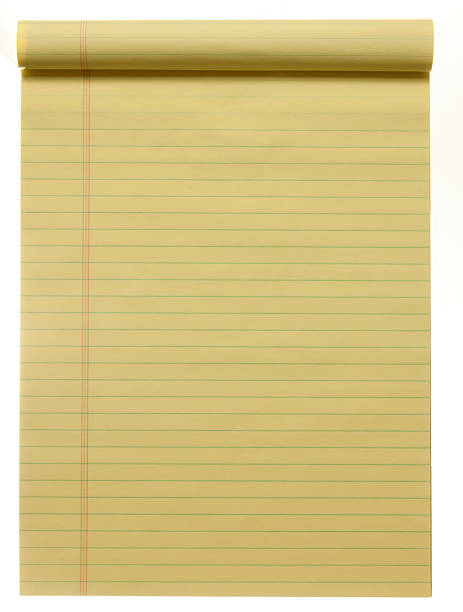
#> input picture yellow pad.jpg, 463 x 612 px
$ python -i image_processing.py   (imports and definitions only)
#> lines starting #> are read from the running program, lines starting #| are printed output that depends on the picture; after the words box and inside, x2 and y2 are one past the last pixel; in counts of white or black regions, pixels touching at a corner belong together
import cv2
import numpy as np
import logging

logger = logging.getLogger("chexam.image_processing")
# [6 lines not run here, left out]

def process_document_pipeline(image, debug_save_path=None, debug=False):
    """
    Process document image with the following pipeline:
    original > gray > threshold > contour > biggest contour > warp perspective > warp gray

    Args:
        image: Input image (BGR format)
        debug_save_path: Path to save debug images (optional)
        debug: Whether to save debug images and log debug info

    Returns:
        warped_color: Color version of the warped document
        warped_gray: Grayscale version of the warped document
        sheet_pts: Four corner points of the detected document (ordered)
    """
    original = image.copy()

    if debug:
        logger.setLevel(logging.DEBUG)
    else:
        logger.setLevel(logging.ERROR)

    # 1. Convert to grayscale
    gray = cv2.cvtColor(image, cv2.COLOR_BGR2GRAY)

    if debug and debug_save_path:
        cv2.imwrite(debug_save_path.replace('.png', '_1_gray.png'), gray)

    # 2. Apply Gaussian blur to reduce noise
    blurred = cv2.GaussianBlur(gray, (5, 5), 0)

    if debug and debug_save_path:
        cv2.imwrite(debug_save_path.replace('.png', '_2_blurred.png'), blurred)

    # 3. Apply Canny edge detection
    edges = cv2.Canny(blurred, 75, 200)

    # 4. Apply dilation and erosion to strengthen the edges
    kernel = np.ones((5, 5), np.uint8)
    dilated = cv2.dilate(edges, kernel, iterations=2)
    edges = cv2.erode(dilated, kernel, iterations=1)

    if debug and debug_save_path:
        cv2.imwrite(debug_save_path.replace('.png', '_3_thresh.png'), edges)

    # 5. Find contours
    contours, _ = cv2.findContours(edges, cv2.RETR_EXTERNAL, cv2.CHAIN_APPROX_SIMPLE)


    contour_vis = image.copy()

    if debug:
        cv2.drawContours(contour_vis, contours, -1, (0, 255, 0), 2)

    # 6. Find the largest quadrilateral contour (the document)
    max_area = 0
    biggest_contour = None

    for contour in contours:
        area = cv2.contourArea(contour)


        if area < 1000:
            continue

        peri = cv2.arcLength(contour, True)
        approx = cv2.approxPolyDP(contour, 0.02 * peri, True)


        if len(approx) == 4 and area > max_area:
            biggest_contour = approx
            max_area = area

    if biggest_contour is None:
        logger.warning("No suitable document contour found, using full image")
        h, w = image.shape[:2]
        sheet_pts = np.array([[0, 0], [w, 0], [w, h], [0, h]], dtype=np.float32)

        if debug and debug_save_path:
            cv2.imwrite(debug_save_path.replace('.png', '_4_no_contour.png'), image)

        warped_color = image.copy()
        warped_gray = gray.copy()
        warped_thresh = cv2.adaptiveThreshold(warped_gray, 255, cv2.ADAPTIVE_THRESH_GAUSSIAN_C,
                                             cv2.THRESH_BINARY, 11, 2)

        return warped_color, warped_gray, None

    # Reorder the points / perspective transformation
    sheet_pts = order_points(biggest_contour.reshape(4, 2))

    if debug and debug_save_path:
        cv2.drawContours(contour_vis, [biggest_contour], -1, (0, 255, 0), 3)
        cv2.imwrite(debug_save_path.replace('.png', '_4_contour.png'), contour_vis)

    # 7. Apply perspective transform to get a top-down view
    warped_color = four_point_transform(original, sheet_pts)

    # 8. Convert warped image to grayscale
    warped_gray = cv2.cvtColor(warped_color, cv2.COLOR_BGR2GRAY)

    if debug and debug_save_path:
        cv2.imwrite(debug_save_path.replace('.png', '_5_warped_color.png'), warped_color)
        cv2.imwrite(debug_save_path.replace('.png', '_6_warped_gray.png'), warped_gray)

    # 9. Enhance the warped grayscale image for better visualization
    clahe = cv2.createCLAHE(clipLimit=2.0, tileGridSize=(8, 8))
    warped_gray_enhanced = clahe.apply(warped_gray)

    if debug and debug_save_path:
        cv2.imwrite(debug_save_path.replace('.png', '_6_5_enhanced.png'), warped_gray_enhanced)

    if debug and debug_save_path:
        cv2.imwrite(debug_save_path.replace('.png', '_5_warped_color.png'), warped_color)
        cv2.imwrite(debug_save_path.replace('.png', '_6_warped_gray.png'), warped_gray)

    warped_color, warped_gray = correct_orientation(warped_color, warped_gray, debug_save_path, debug)

    return warped_color, warped_gray, sheet_pts


def correct_orientation(color_image, gray_image, debug_save_path=None, debug=False):
    """
    Detect and correct the orientation of the image to ensure it's upright.

    Args:
        color_image: Color version of the image to correct
        gray_image: Grayscale version of the image to correct
        debug_save_path: Path to save debug images (optional)
        debug: Whether to save debug images and log debug info

    Returns:
        corrected_color: Color version of the corrected image
        corrected_gray: Grayscale version of the corrected image
    """
    height, width = gray_image.shape

    is_portrait = height > width

    if not is_portrait:
        logger.info("Image is in landscape orientation, rotating to portrait")
        corrected_color = cv2.rotate(color_image, cv2.ROTATE_90_CLOCKWISE)
        corrected_gray = cv2.rotate(gray_image, cv2.ROTATE_90_CLOCKWISE)

        if debug and debug_save_path:
            cv2.imwrite(debug_save_path.replace('.png', '_7_rotated_color.png'), corrected_color)
            cv2.imwrite(debug_save_path.replace('.png', '_8_rotated_gray.png'), corrected_gray)
    else:
        corrected_color = color_image
        corrected_gray = gray_image


    if debug and debug_save_path:
        cv2.imwrite(debug_save_path.replace('.png', '_9_final_color.png'), corrected_color)
        cv2.imwrite(debug_save_path.replace('.png', '_10_final_gray.png'), corrected_gray)

    return corrected_color, corrected_gray


def detect_sheet_edges(image, debug_save_path=None, debug=False):
    """
    Detect the edges of a bubble sheet in an image.
    Returns the four points of the sheet or None if not found.
    """
    _, _, sheet_pts = process_document_pipeline(image, debug_save_path, debug)
    return sheet_pts

def find_document_corners(edge_img):
    """
    Find the four corners of a document in an edge image.
    Returns the four corners or None if not found.
    """
    logger.warning("find_document_corners is deprecated, use process_document_pipeline instead")
    return None


def validate_corners(corners, img_shape):
    """
    Validate that corners are within image bounds and form a reasonable quadrilateral.
    """
    logger.warning("validate_corners is deprecated, use process_document_pipeline instead")
    return False


# This function was removed as Tesseract OCR has been replaced by Gemini Vision API

def four_point_transform(image, pts):
    rect = order_points(pts)
    (tl, tr, br, bl) = rect
    widthA = np.linalg.norm(br - bl)
    widthB = np.linalg.norm(tr - tl)
    maxWidth = max(int(widthA), int(widthB))
    heightA = np.linalg.norm(tr - br)
    heightB = np.linalg.norm(tl - bl)
    maxHeight = max(int(heightA), int(heightB))
    dst = np.array([
        [0, 0],
        [maxWidth - 1, 0],
        [maxWidth - 1, maxHeight - 1],
        [0, maxHeight - 1]], dtype = 'float32')
    M = cv2.getPerspectiveTransform(rect, dst)
    warped = cv2.warpPerspective(image, M, (maxWidth, maxHeight))
    return warped

def order_points(pts):
    pts = np.array(pts)
    sorted_by_y = pts[np.argsort(pts[:, 1])]
    top = sorted_by_y[:2]
    bottom = sorted_by_y[2:]
    top = top[np.argsort(top[:, 0])]
    bottom = bottom[np.argsort(bottom[:, 0])]
    # Order: top-left, top-right, bottom-right, bottom-left
    return np.array([top[0], top[1], bottom[1], bottom[0]], dtype='float32')

>>> import cv2
>>> picture = cv2.imread('../../yellow pad.jpg')
#> picture is the input picture: shape (612, 463, 3); mean B, G, R 140.4, 199.1, 215.8
>>> result = process_document_pipeline(picture)
#> in process_document_pipeline, `gray = cv2.cvtColor(image, cv2.COLOR_BGR2GRAY)`:
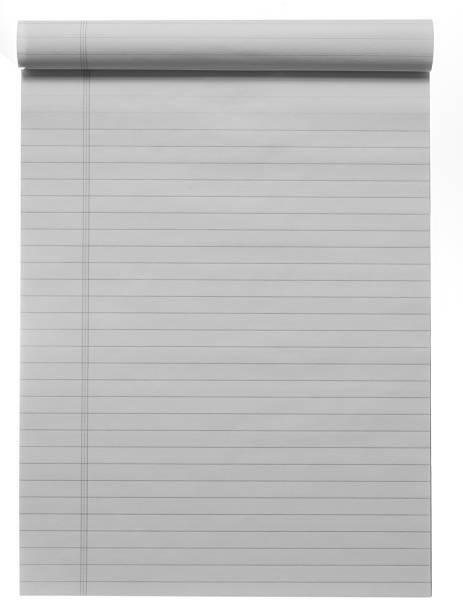
#> gray: shape (612, 463); min 50, max 255, mean 197.4
#> in process_document_pipeline, `edges = cv2.Canny(blurred, 75, 200)`:
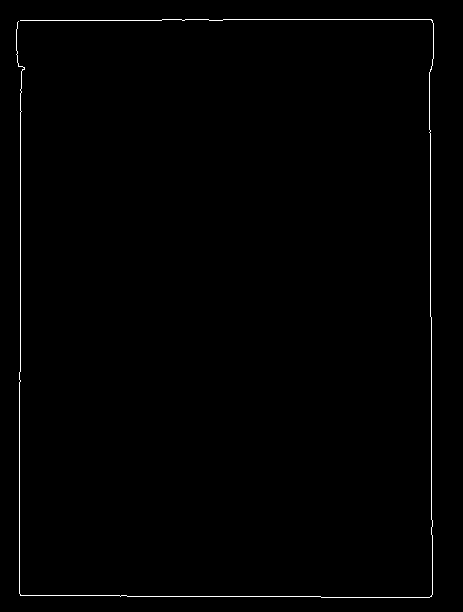
#> edges: shape (612, 463); 0.7% white in thin lines or dots, all inside (x1, y1, x2, y2) = (16, 19, 434, 598)
#> in process_document_pipeline, `dilated = cv2.dilate(edges, kernel, iterations=2)`:
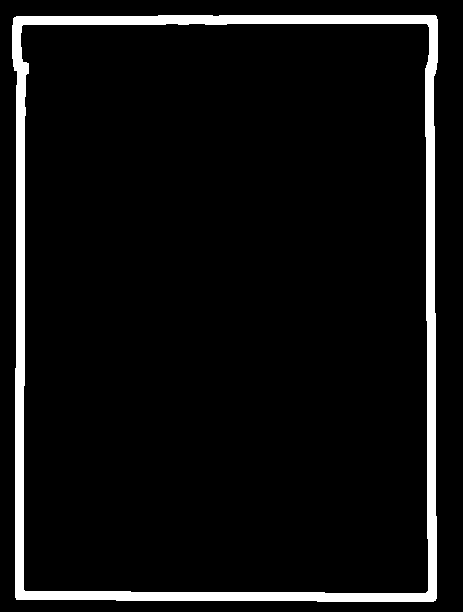
#> dilated: shape (612, 463); 6.4% white; 1 white region, box (x1, y1, x2, y2) and area: (12, 15, 438, 602) 18093
#> in process_document_pipeline, `edges = cv2.erode(dilated, kernel, iterations=1)`:
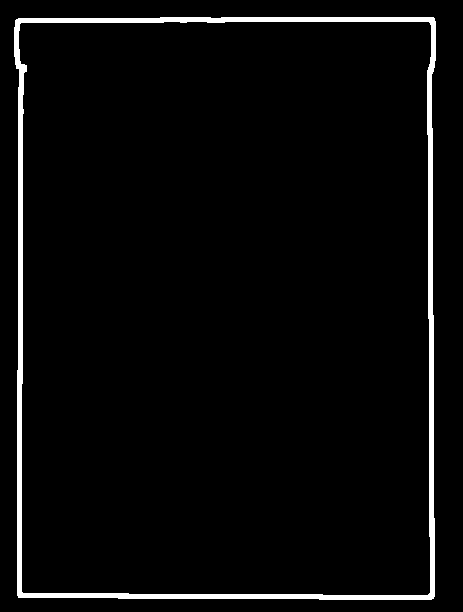
#> edges: shape (612, 463); 3.6% white; 1 white region
#> in process_document_pipeline, `contours, _ = cv2.findContours(edges, cv2.RETR_EXTERNAL, cv2.CHAIN_APP..`: contours = 1 contour; box (x1, y1, x2, y2) and area: (14, 17, 436, 600) 241230
#> the loop in process_document_pipeline, `for contour in contours:` made 1 pass
#> (area, peri, biggest_contour, max_area) on pass 1: (241230.5, 2003.4, [[16, 19], [18, 597], [433, 598], [434, 18]], 241230.5)
#> after the loop in process_document_pipeline, `for contour in contours:`: max_area = 241230.5
#> in order_points, `pts = np.array(pts)`: pts = [[16, 19], [18, 597], [433, 598], [434, 18]]
#> in order_points, `sorted_by_y = pts[np.argsort(pts[:, 1])]`: sorted_by_y = [[434, 18], [16, 19], [18, 597], [433, 598]]
#> in order_points, `top = sorted_by_y[:2]`: top = [[434, 18], [16, 19]]
#> in order_points, `bottom = sorted_by_y[2:]`: bottom = [[18, 597], [433, 598]]
#> in order_points, `top = top[np.argsort(top[:, 0])]`: top = [[16, 19], [434, 18]]
#> in process_document_pipeline, `sheet_pts = order_points(biggest_contour.reshape(4, 2))`: sheet_pts = [[16, 19], [434, 18], [433, 598], [18, 597]]
#> in four_point_transform, `(tl, tr, br, bl) = rect`: tl = [16, 19]; tr = [434, 18]; br = [433, 598]; bl = [18, 597]
#> in four_point_transform, `widthA = np.linalg.norm(br - bl)`: widthA = 415
#> in four_point_transform, `widthB = np.linalg.norm(tr - tl)`: widthB = 418
#> in four_point_transform, `heightA = np.linalg.norm(tr - br)`: heightA = 580
#> in four_point_transform, `heightB = np.linalg.norm(tl - bl)`: heightB = 578
#> in four_point_transform, `maxHeight = max(int(heightA), int(heightB))`: maxHeight = 580
#> in four_point_transform, `dst = np.array([ [0, 0], [maxWidth - 1, 0], [maxWidth - 1, maxHeight -..`: dst = [[0, 0], [417, 0], [417, 579], [0, 579]]
#> in four_point_transform, `M = cv2.getPerspectiveTransform(rect, dst)`: M = [[1, -0.00346, -15.95], [0.00238, 0.994, -18.93], [8.28e-06, -1.24e-05, 1]]
#> in four_point_transform, `warped = cv2.warpPerspective(image, M, (maxWidth, maxHeight))`:
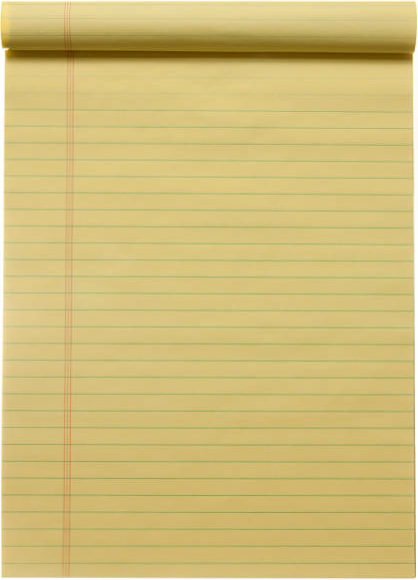
#> warped: shape (580, 418, 3); mean B, G, R 121.3, 189.8, 209.2
#> in process_document_pipeline, `warped_gray = cv2.cvtColor(warped_color, cv2.COLOR_BGR2GRAY)`:
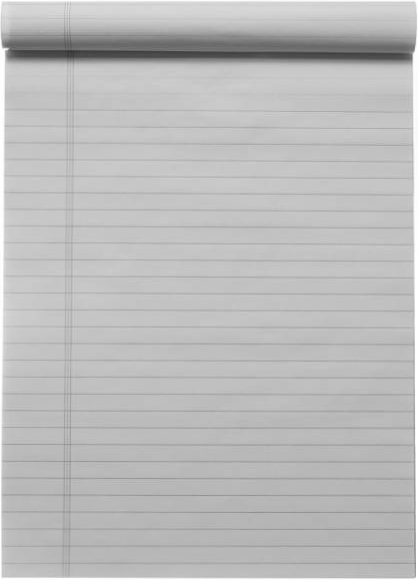
#> warped_gray: shape (580, 418); min 52, max 255, mean 187.8
#> in process_document_pipeline, `warped_gray_enhanced = clahe.apply(warped_gray)`:
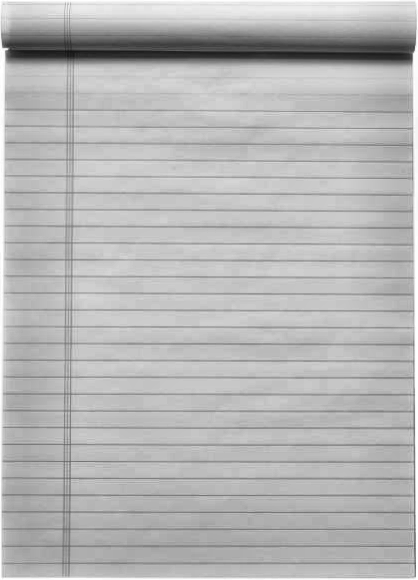
#> warped_gray_enhanced: shape (580, 418); min 20, max 255, mean 182.1
